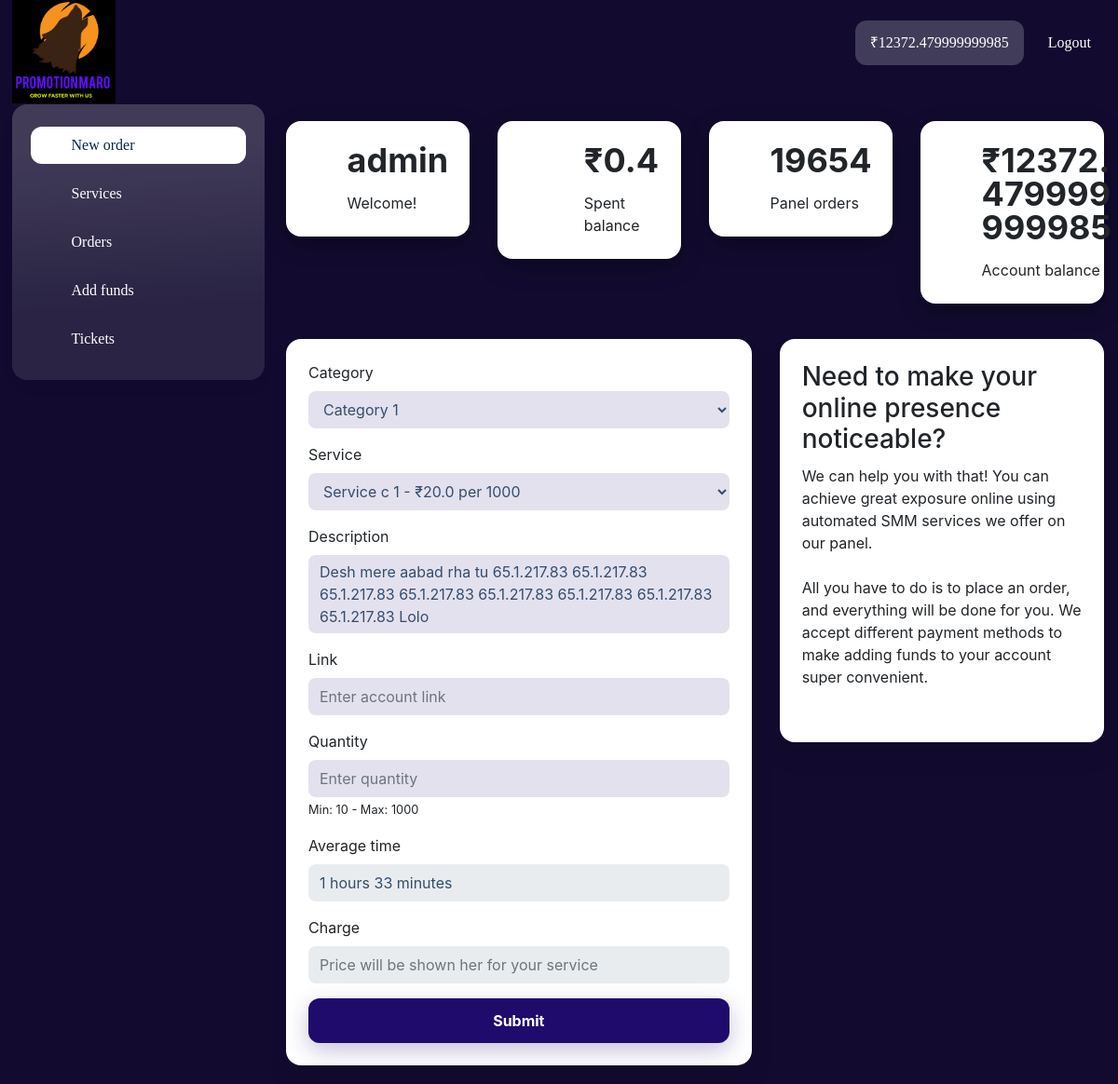
The app's page /dashboard (signed in), older data.
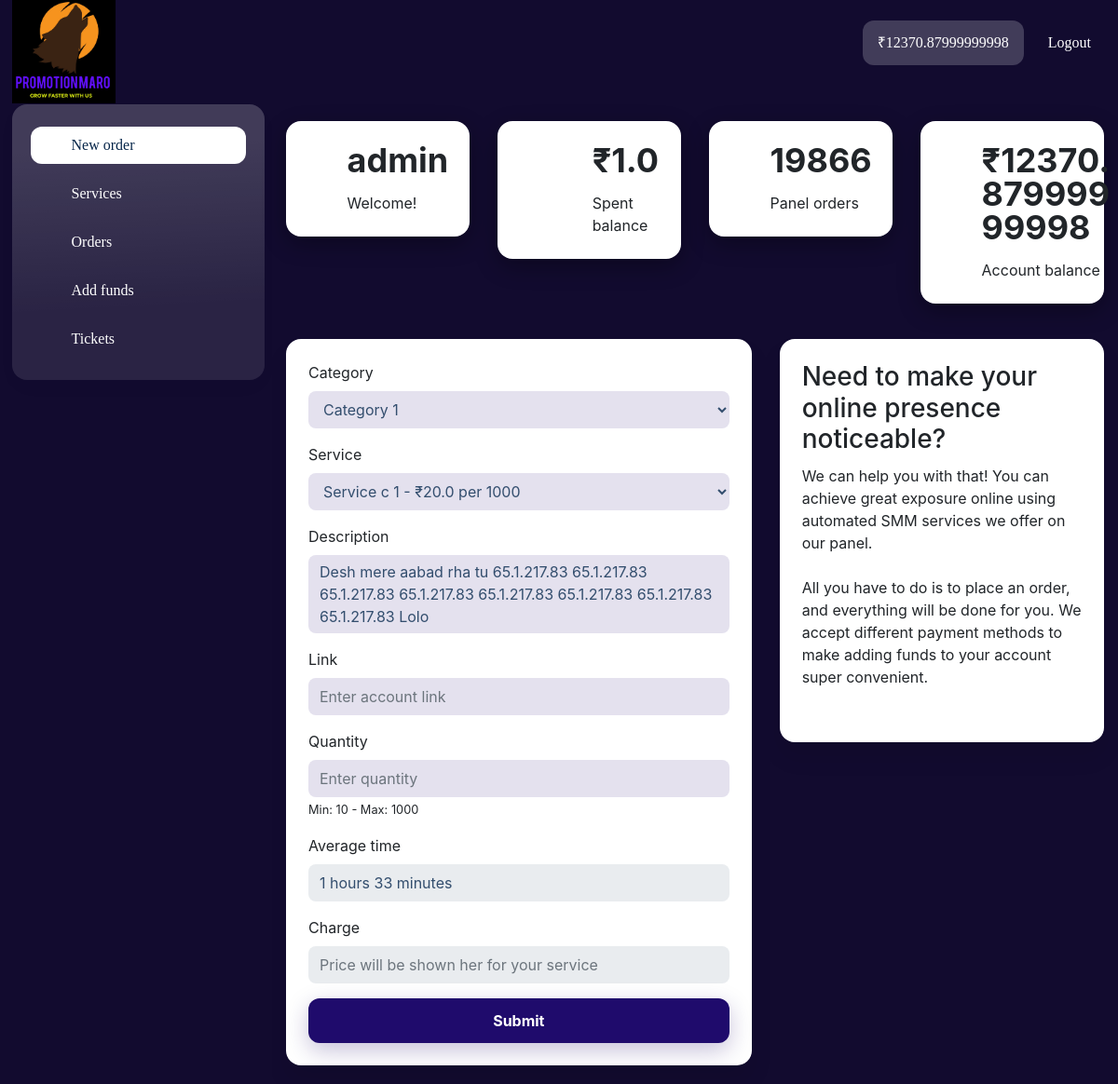
The same page, newer data.
### authapp/models.py (models this page shows, shortened)
class User(AbstractUser):
    name = models.CharField(max_length=100, blank=True)
    phone = models.CharField(max_length=100, blank=True)
    USERNAME_FIELD = 'username'
    REQUIRED_FIELDS = ['name']

class AccountBalance(models.Model):
    user = OneToOneField(User, on_delete=models.CASCADE)
    money = models.FloatField(default=0.00)
    updated = models.DateTimeField(auto_now=True)

### orders/models.py (models this page shows, shortened)
class OrdersModel(models.Model):
    service = models.ForeignKey(ServicesModel, on_delete=models.Case)
    user = models.ForeignKey(User, on_delete=models.CASCADE)
    status = models.CharField(max_length=20,
                              choices=STATUS_CHOICE,
                              default="Pending")
    link = models.URLField(blank=True, null=True)
    quantity = models.IntegerField(blank=True, null=True)
    charge = models.FloatField(blank=True, null=True)
    last_updated = models.DateTimeField(auto_now=True)
    order_placed = models.DateTimeField(auto_now_add=True)
    third_party_id = models.CharField(max_length=10, blank=True, null=True)
    third_party_name = models.CharField(max_length=20, blank=True, null=True)
    class Meta:
        verbose_name = "Order"

### dashboard/models.py (models this page shows)
class CounterOrder(models.Model):
    counter = models.IntegerField()

### dashboard/views.py (the view, shortened to what this page needs)
# urls.py: path('', include('dashboard.urls')),
@login_required
def dashboard(request):
    categories = CategoryModel.objects.filter(active=True)
    services = []
    for category in categories:
        service = ServicesModel.objects.filter(active=True, category=category)
        if service.count() > 0:
            category.services = service
            services.append(category)
    error_message = ""
    return render(request, "dashboard.html", {"categories": services})

### dashboard/templatetags/get_account_pay.py (called while the page is built)
@register.simple_tag
def get_account_balance(user):
    return AccountBalance.objects.get(user=user).money

@register.simple_tag
def get_spent_balance(user):
    balance = OrdersModel.objects.filter(user=user).exclude(status="Cancelled")
    total = 0
    for i in balance:
        total += i.charge
    return total

### dashboard/templatetags/get_live_updates.py (called while the page is built)
@register.simple_tag
def get_orders_count():
    counter = CounterOrder.objects.all().first()
    counter.counter = counter.counter + random.randint(2, 101)
    counter.save()
    return counter.counter

### dashboard/templates/dashboard.html (shortened to what the changed rows need)
{% extends 'base.html' %} {% block content %}
<div class="wrapper wrapper-sidebar-navbar">
    {% include 'components/dashboard_leftsidebar.html' %}
    <div class="wrapper-content">
        <div class="wrapper-content__body">
            {% include 'components/dashboard_herosection.html' %}
        </div>
    </div>
</div>
{% endblock content %}

### dashboard/templates/components/dashboard_leftsidebar.html (shortened to what the changed rows need)
{% load static %} {% load get_account_pay   %}
<div id="block_34" class="component_private_navbar">
    <span class="component_private_navbar">
        <div class="component-navbar-private__wrapper">
            <div
                class="sidebar-block__top-static component-navbar component-navbar__navbar-private editor__component-wrapper"
            >
                <div>
                    <nav class="navbar navbar-expand-lg navbar-light">
                        <div
                            class="collapse navbar-collapse"
                            id="navbar-collapse-34"
                        >
                            <div class="d-flex component-navbar-collapse">
                                <ul class="navbar-nav navbar-nav-currencies">
                                    <li
                                        class="nav-item d-flex align-items-center component-navbar-nav-item component-navbar-private-nav-item component-navbar-balance-wrap__navbar-private"
                                    >
                                        <a
                                            class="component-navbar-balance-item__navbar-private"
                                            >₹{% get_account_balance user %}
                                        </a>
                                    </li>
                                </ul>
                            </div>
                        </div>
                    </nav>
                </div>
            </div>
        </div>
    </span>
</div>

### dashboard/templates/components/dashboard_herosection.html (shortened to what the changed rows need)
{% load get_account_pay get_live_updates %}
    <div id="block_77">
        <div class="totals">
            <div class="container-fluid">
                <div
                    class="row align-items-start justify-content-start"
                >
                    <div class="col-lg-3 col-md-6 col-sm-12 mb-2 mt-2">
                        <div
                            class="card h-100"
                            style="
                                padding-top: 24px;
                                padding-bottom: 24px;
                                border-left-width: 0px;
                                border-right-width: 0px;
                                border-bottom-width: 0px;
                                border-top-width: 0px;
                                box-shadow: 0 8px 24px 0
                                    rgba(0, 0, 0, 0.32);
                                border-style: solid;
                            "
                        >
                            <div class="totals-block__card">
                                <div class="totals-block__card-right">
                                    <div class="totals-block__count">
                                        <div
                                            class="totals-block__count-value style-text-primary"
                                            style="
                                                font-size: 36px;
                                                line-height: 36px;
                                            "
                                        >
                                            {{request.user.username}}
                                        </div>
                                    </div>
                                </div>
                            </div>
                        </div>
                    </div>
                    <div class="col-lg-3 col-md-6 col-sm-12 mb-2 mt-2">
                        <div
                            class="card h-100"
                            style="
                                padding-top: 24px;
                                padding-bottom: 24px;
                                border-left-width: 0px;
                                border-right-width: 0px;
                                border-bottom-width: 0px;
                                border-top-width: 0px;
                                box-shadow: 0 8px 24px 0
                                    rgba(0, 0, 0, 0.32);
                                border-style: solid;
                            "
                        >
                            <div class="totals-block__card">
                                <div class="totals-block__card-right">
                                    <div class="totals-block__count">
                                        <div
                                            class="totals-block__count-value style-text-primary"
                                            style="
                                                font-size: 36px;
                                                line-height: 36px;
                                            "
                                        >
                                        ₹{% get_spent_balance user    %}
                                        </div>
                                    </div>
                                </div>
                            </div>
                        </div>
                    </div>
                    <div class="col-lg-3 col-md-6 col-sm-12 mb-2 mt-2">
                        <div
                            class="card h-100"
                            style="
                                padding-top: 24px;
                                padding-bottom: 24px;
                                border-left-width: 0px;
                                border-right-width: 0px;
                                border-bottom-width: 0px;
                                border-top-width: 0px;
                                box-shadow: 0 8px 24px 0
                                    rgba(0, 0, 0, 0.32);
                                border-style: solid;
                            "
                        >
                            <div class="totals-block__card">
                                <div class="totals-block__card-right">
                                    <div class="totals-block__count">
                                        <div
                                            class="totals-block__count-value style-text-primary"
                                            style="
                                                font-size: 36px;
                                                line-height: 36px;
                                            "
                                        >
                                            {% get_orders_count %}
                                        </div>
                                    </div>
                                </div>
                            </div>
                        </div>
                    </div>
                    <div class="col-lg-3 col-md-6 col-sm-12 mb-2 mt-2">
                        <div
                            class="card h-100"
                            style="
                                padding-top: 24px;
                                padding-bottom: 24px;
                                border-left-width: 0px;
                                border-right-width: 0px;
                                border-bottom-width: 0px;
                                border-top-width: 0px;
                                box-shadow: 0 8px 24px 0
                                    rgba(0, 0, 0, 0.32);
                                border-style: solid;
                            "
                        >
                            <div class="totals-block__card">
                                <div class="totals-block__card-right">
                                    <div class="totals-block__count">
                                        <div
                                            class="totals-block__count-value style-text-primary"
                                            style="
                                                font-size: 36px;
                                                line-height: 36px;
                                            "
                                        >
                                            ₹{% get_account_balance user    %}
                                        </div>
                                    </div>
                                </div>
                            </div>
                        </div>
                    </div>
                </div>
            </div>
        </div>
    </div>

Row changes from the older to the newer data that the page shows:
changed through a linked row, User "admin": id.money "12372.479999999985" → "12370.87999999998"; id.charge "0.4" → "1.0"
changed CounterOrder: counter+id "19654" → "19866"
